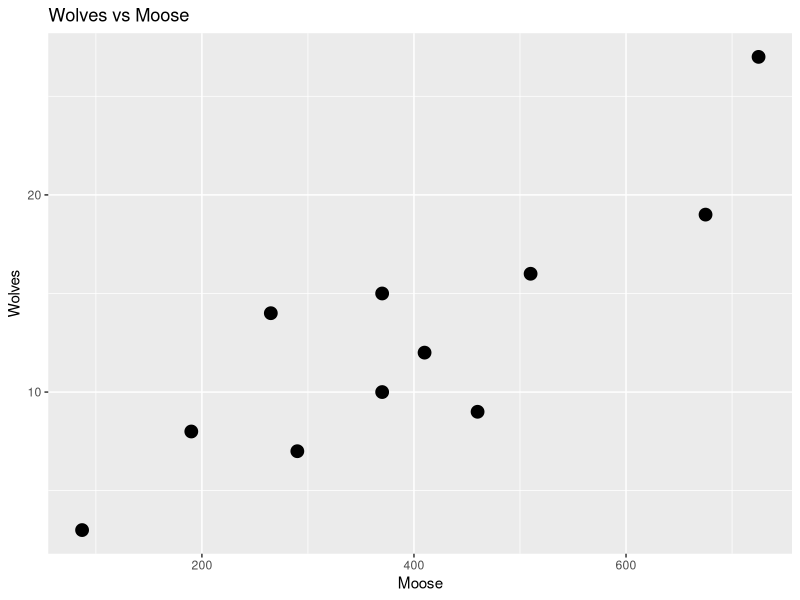
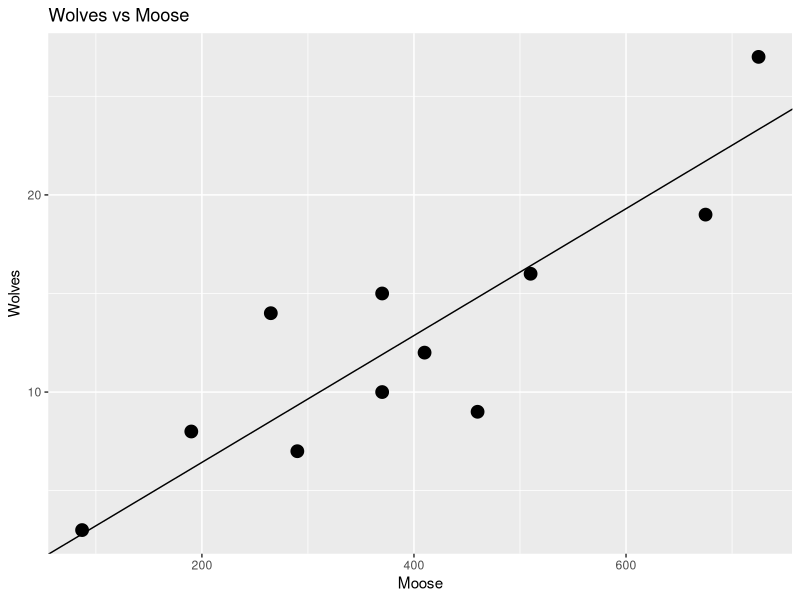
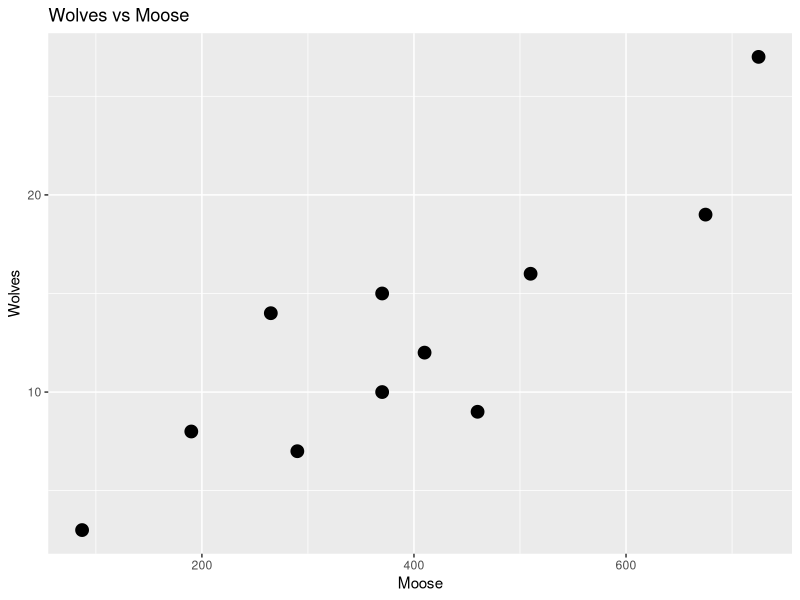
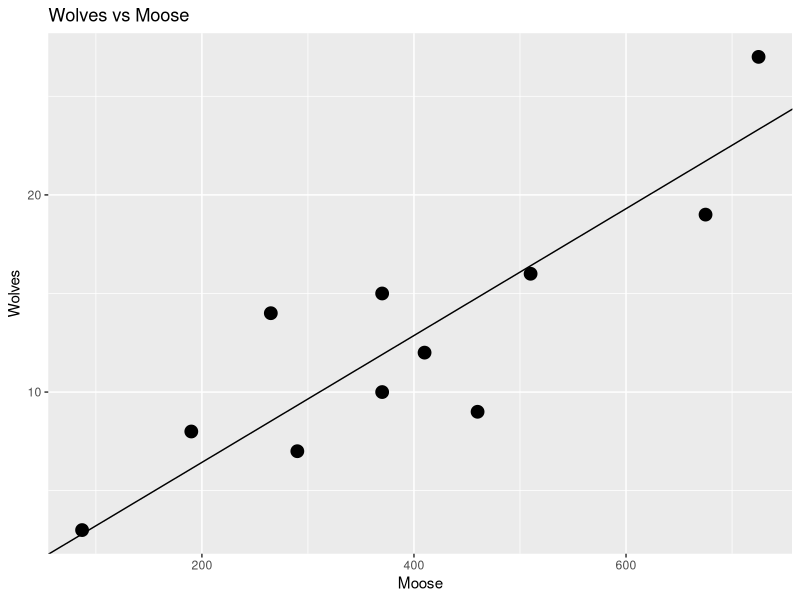

R code for these plots, in order:
# Estimating a ratio using a simple random sample.
# 2015-02-21 CJS split; plyr; as.is; ggplot

# Wildlife ecologists interested in measuring the impact of wolf
# predation on moose populations in BC obtained estimates by aerial
# counting of the population size of wolves and moose on 11
# subareas (all roughly equal size) selected as SRSWOR from a total of
# 200 subarea in the game management zone.	
# In this example, the actual ratio of wolves to moose is of interest.		
# There are 200 subareas areas in the population (this is the population size N)	

# Lines starting in ##--part001b; and ##***part001e; are used
# to bracket portions of the R code for inclusion into my
# course notes and are not normally coded.

options(useFancyQuotes=FALSE) # renders summary output corrects
library(ggplot2)
library(plyr)
library(survey)

# Read in the data
sink('wolf-R-001.txt', split=TRUE)
##***part001b;
wolf <- read.csv("wolf.csv", header=TRUE, as.is=TRUE, strip.white=TRUE)
wolf
##***part001e;
sink()

# Do a plot of moose vs wolves to check for linearity
##***part002b;
prelim <- ggplot(data=wolf, aes(x=Moose, y=Wolves))+
  ggtitle("Wolves vs Moose")+
  geom_point(size=4)
prelim
##***part002e;
ggsave(prelim, file='wolf-R-002.png', h=4, w=6, units="in", dpi=300)


#************ Analysis using standard R functions ***********
# These typically do not include the effects of the finite population
# correction factor, but will be good enough.
#
 
# Create the weighting variable = 1/X
sink('wolf-R-003.txt', split=TRUE)
##***part003b;
wolf$weight <- 1/wolf$Moose
wolf[1:5,]
##***part003e;
sink()


sink('wolf-R-004.txt', split=TRUE)
##***part004b;
wolf.fit <- lm(Wolves ~ 0 + Moose, data=wolf, weights=weight)
summary(wolf.fit)
##***part004e;
sink()

# Do a plot of moose vs wolves to check for linearity and add the fitted curve
##***part005b;
prelim2 <- prelim +
  geom_abline(intercept=0, slope=wolf.fit$coefficients[1])
prelim2
##***part005e;
ggsave(prelim2, file='wolf-R-005.png', h=4, w=6, units="in", dpi=300)


#************ Analysis using the survey package **********

# For a proper analysis of survey data, you should construct
# a survey.design object so that subsequent analysis can
# account for the design, the fpc, etc.
# This is likely overkill for simple random samples and simple
# means and totals

##***part010b;
library(survey)
##***part010e;

# Add a variable for the number of subarea in the population
sink('wolf-R-011.txt', split=TRUE)
##***part011b;
wolf$TotalSubareas <- 200
wolf[1:5,]
##***part011e;
sink()

# Set up the design of the survey
sink('wolf-R-012.txt', split=TRUE)
##***part012b;
wolf.design <- svydesign(data=wolf, 
      ids=~1, # no clusters
      fpc=~TotalSubareas)  # boats in the day
print(wolf.design)
##***part012e;
sink()

# Estimate the ratio
sink('wolf-R-013.txt', split=TRUE)
##***part013b;      
est.ratio <- svyratio(numerator=~Wolves,
               denominator=~Moose, wolf.design)
est.ratio.ci <- confint(est.ratio)
est.ratio
est.ratio.ci
##***part013e;
sink()
